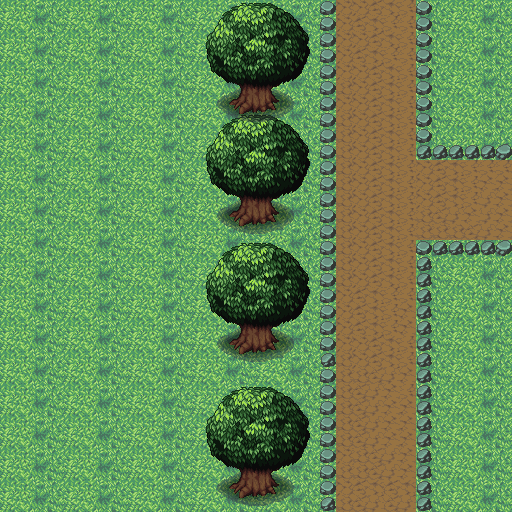

This game map was drawn from its Tiled (.tmx) file and the tilesets committed beside it. A one-line description and the trimmed map source follow:
An orthogonal 32x32 tile map with 16x16 px tiles, 3 tile layers (Tile Layer 1, rock, last_tree), 2 tilesets.

<map version="1.10" tiledversion="1.11.2" orientation="orthogonal" renderorder="right-down" width="32" height="32" tilewidth="16" tileheight="16" infinite="0" nextlayerid="4" nextobjectid="1">
 <tileset firstgid="1" source="grass.tsx" />
 <tileset firstgid="2465" source="item.tsx" />
 <layer id="1" name="Tile Layer 1" width="32" height="32">
  <data>[1024 cells, 1024 non-empty, 8 distinct tile ids]</data>
 </layer>
 <layer id="2" name="rock" width="32" height="32">
  <data>[1024 cells, 451 non-empty, 75 distinct tile ids]</data>
 </layer>
 <layer id="3" name="last_tree" width="32" height="32">
  <data>[1024 cells, 64 non-empty, 64 distinct tile ids]</data>
 </layer>
</map>
